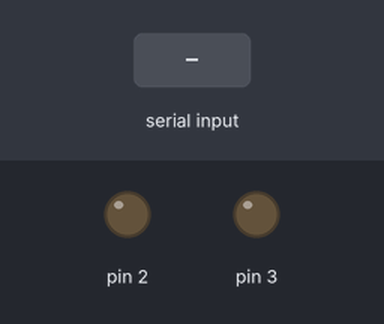
Bench run of a sketch on a simulated Arduino Uno, built with avr-gcc and run on an emulated ATmega328P. Shown: output pins drawn as LEDs (lit = HIGH). Inputs (shaded band) come from the test bench.

Above: at 1.2 s.
1.3 s: "1" received over the second serial link
At 1.8 s:
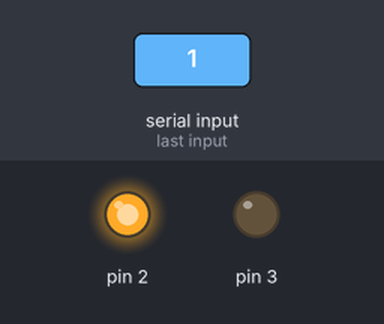
2.8 s: "2" received over the second serial link
At 4.0 s:
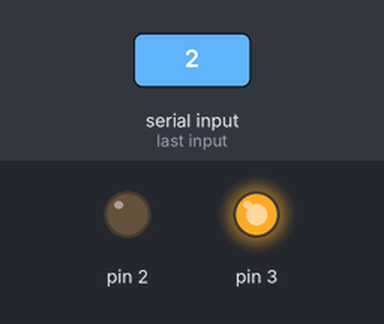
4.3 s: "0" received over the second serial link
At 5.3 s:
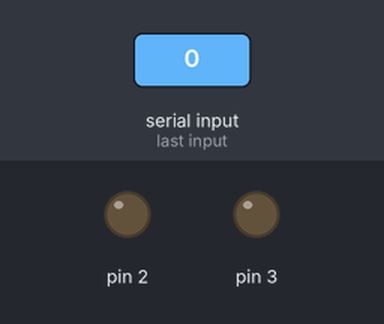
Timing chart, 0 to 7.3 s (numbered marks = the images above; inputs shaded):
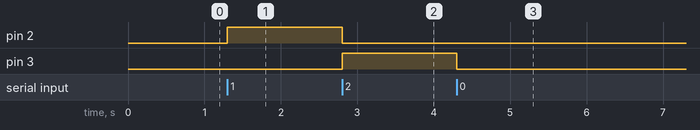

The sketch:

ricevitore.ino
```cpp
#include <SoftwareSerial.h>

SoftwareSerial port(10, 11); // RX, TX

void setup() {
  port.begin(9600);
  pinMode(2, OUTPUT);
  pinMode(3, OUTPUT);
}

void loop() {
  if (port.available()) {
    int n = port.read();
    digitalWrite(2, bitRead(n, 0));
    digitalWrite(3, bitRead(n, 1));
  }
}
```

Measured:
- after the input at 1.3 s, pin 2: LOW → HIGH at once
- after the input at 2.8 s, pin 2: HIGH → LOW at once; pin 3: LOW → HIGH at once
- after the input at 4.3 s, pin 3: HIGH → LOW at once
